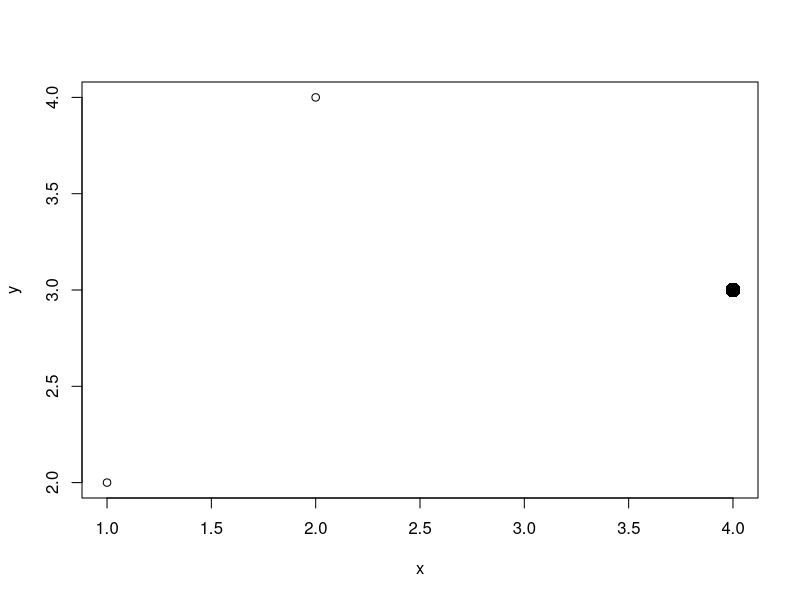
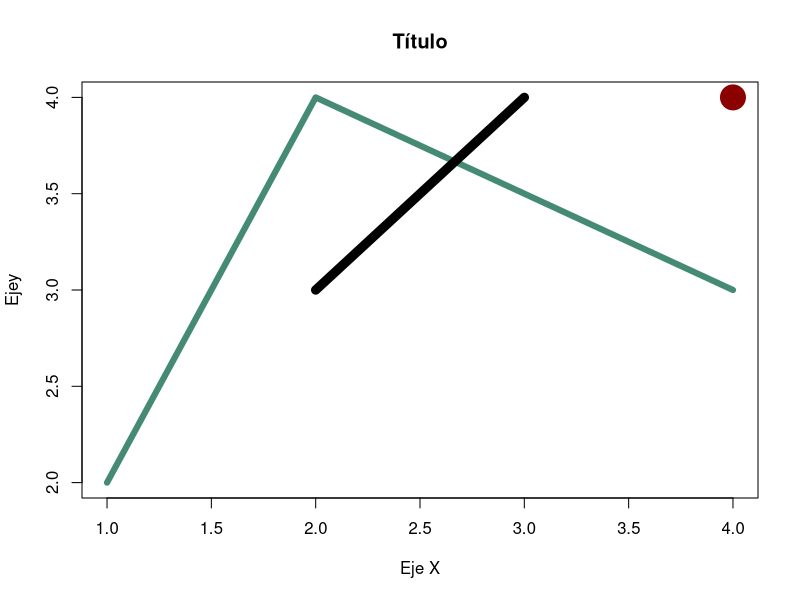
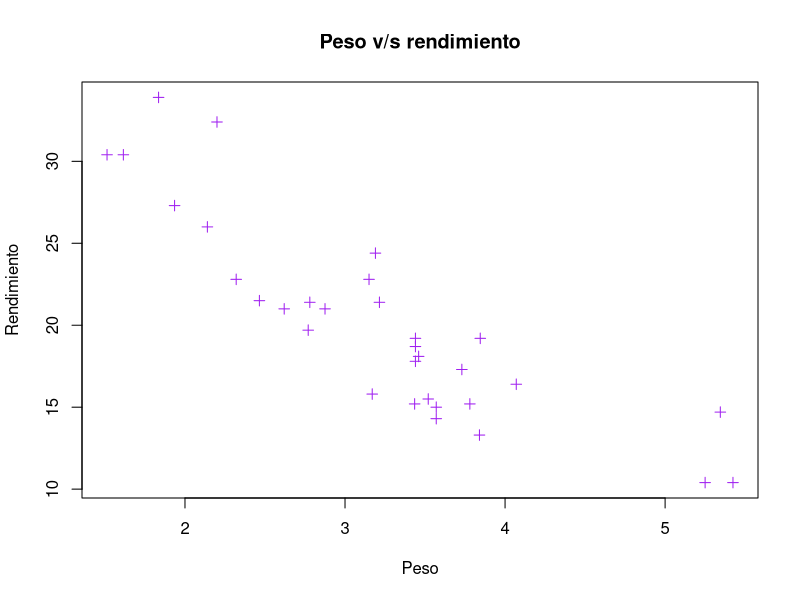
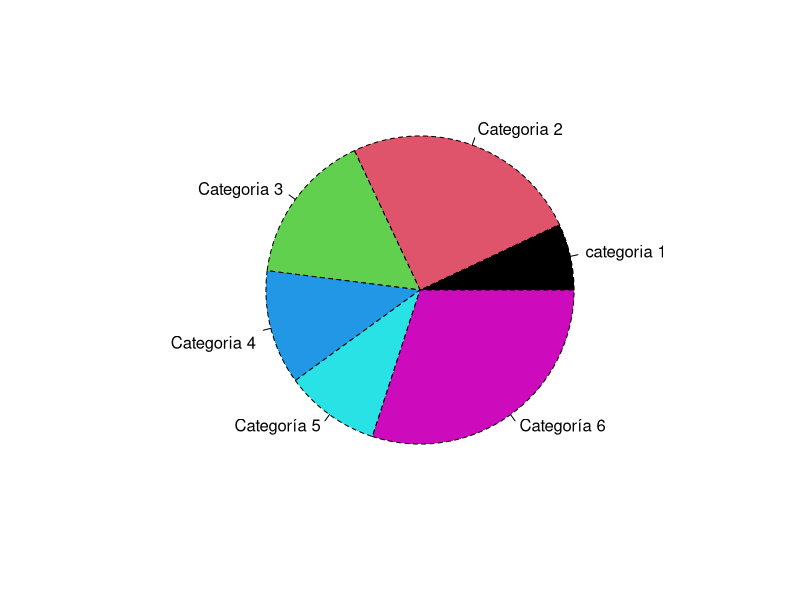
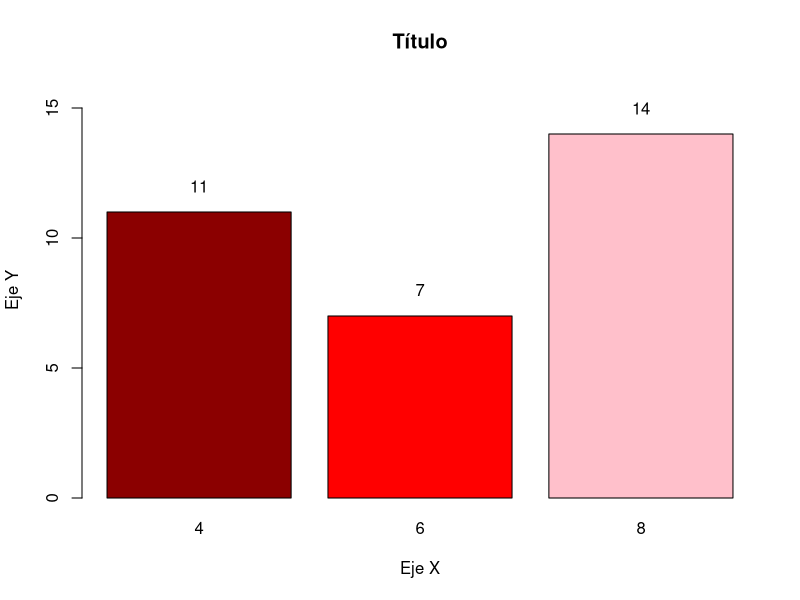
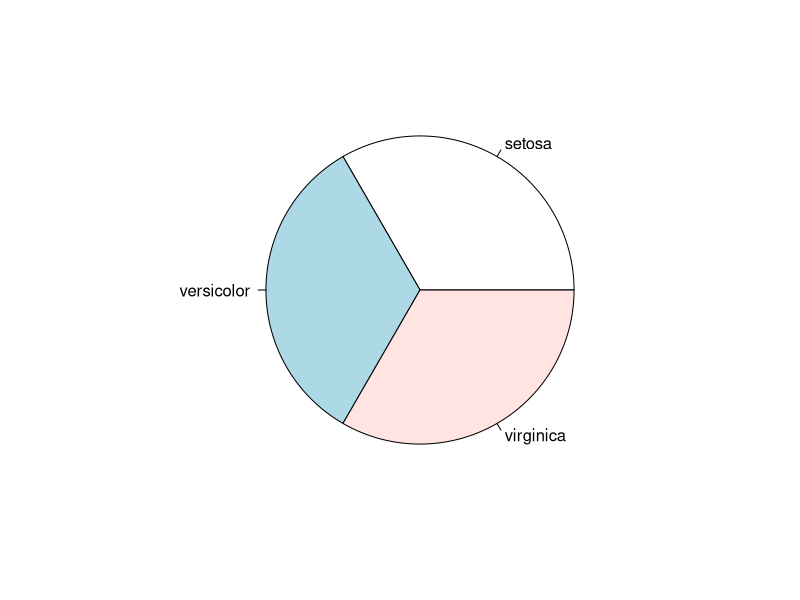

Recreate these plots in R, in order.
#Nombre:Daniela Ponce


x <- c(1,2,4)
y <- c(2,4,3)

plot(x,y, pch = c(1,1,16), cex = c(1,1,2))
#pch: Selecciona la forma del gráfico
#cex: aumenta el tamaño del elemento a graficar
plot(x,y, col = 'aquamarine4', type = 'l',lwd = 6,
     main = 'Título', xlab = 'Eje X', ylab = 'Ejey')
points(4,4, col = 'darkred', pch = 20, cex = 5)
lines(c(2,3), c(3,4), lwd = 9)


#Actividad 1: 

df <- mtcars
plot(df$wt, df$mpg, col = 'purple', pch = 3, 
     main = 'Peso v/s rendimiento', xlab = 'Peso', ylab = 'Rendimiento')

#---- GRAFICO DE TORTA

count <- c(7,25,16,12,10,30)
pie(count, labels = c('categoria 1', 'Categoria 2', 'Categoria 3', '
                      Categoria 4', 'Categoría 5', 'Categoría 6'),
    col = 1:6, lty = 2)

#---- GRAFICO DE BARRA

#Crea una tabla de frecuencia
mi_tabla <- table(df$cyl)
mi_tabla
barp <- barplot(mi_tabla, col = c('darkred', 'red', 'pink'), 
        main = 'Título', xlab = 'Eje X', ylab = 'Eje Y',
        ylim= c(0,16))
text(barp, mi_tabla+1, labels= mi_tabla)

#Actividad 2:
#Cree un gráfico de torta que muestre la cantidad 
#de especies de cada planta de iris

df1 <- iris
count <- table(df1$Species)
pie(count)

# Otra forma
library(dplyr)
tabla <- df1 %>% group_by(Species) %>% summarize(n = n())

